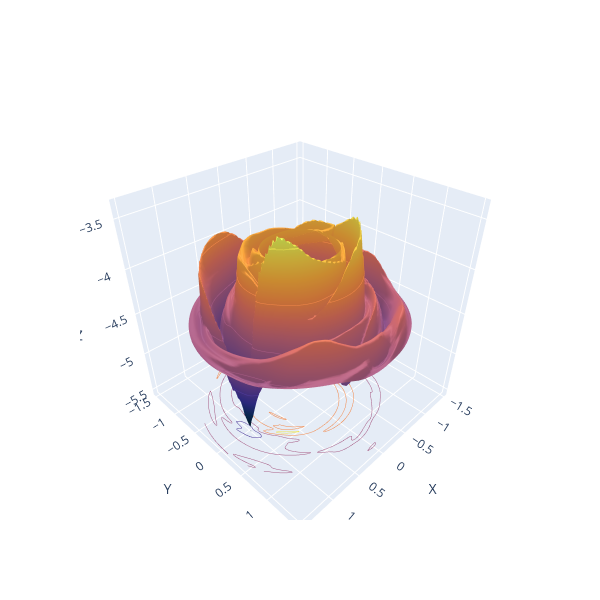

Notebook cell for this chart:
### Markdown cell above
And then plotting the surface:

### Code cell
fig = go.Figure()

fig.add_trace(
    go.Surface(
        x=mesh.x,
        y=mesh.y,
        z=np.log10(gasdens_plane),
        contours=dict(
            z=dict(
                show=True,
                usecolormap=True,
                highlightcolor="limegreen",
                project=dict(z=True)
            )
        ),
        colorscale='thermal',
        opacity=1,
        showscale=False
    )
)

fig.update_layout(
    autosize=False,
    width=600,
    height=600,
    scene=dict(
        aspectmode='cube',
        xaxis=dict(title='X'),
        yaxis=dict(title='Y'),
        zaxis=dict(title='Z'),
    ),
    paper_bgcolor='rgba(0,0,0,0)',
    plot_bgcolor='rgba(0,0,0,0)',
)

fig.show()

### Figure 1 — Plotly figure (JSON) as saved in the notebook; plotly's stock layout.template omitted (floating-point values rounded to 4 significant figures; data arrays with more than 128 entries replaced by an {"elided": "..."} marker saying what was removed)
{"data": [{"colorscale": [[0, "rgb(3, 35, 51)"], [0.09091, "rgb(13, 48, 100)"], [0.1818, "rgb(53, 50, 155)"], [0.2727, "rgb(93, 62, 153)"], [0.3636, "rgb(126, 77, 143)"], [0.4545, "rgb(158, 89, 135)"], [0.5455, "rgb(193, 100, 121)"], [0.6364, "rgb(225, 113, 97)"], [0.7273, "rgb(246, 139, 69)"], [0.8182, "rgb(251, 173, 60)"], [0.9091, "rgb(246, 211, 70)"], [1, "rgb(231, 250, 90)"]], "contours": {"z": {"highlightcolor": "limegreen", "project": {"z": true}, "show": true, "usecolormap": true}}, "opacity": 1, "showscale": false, "type": "surface", "x": {"elided": "64x128 float values"}, "y": {"elided": "64x128 float values"}, "z": {"elided": "64x128 float values"}}], "layout": {"autosize": false, "height": 600, "paper_bgcolor": "rgba(0,0,0,0)", "plot_bgcolor": "rgba(0,0,0,0)", "scene": {"aspectmode": "cube", "xaxis": {"title": {"text": "X"}}, "yaxis": {"title": {"text": "Y"}}, "zaxis": {"title": {"text": "Z"}}}, "width": 600}}
